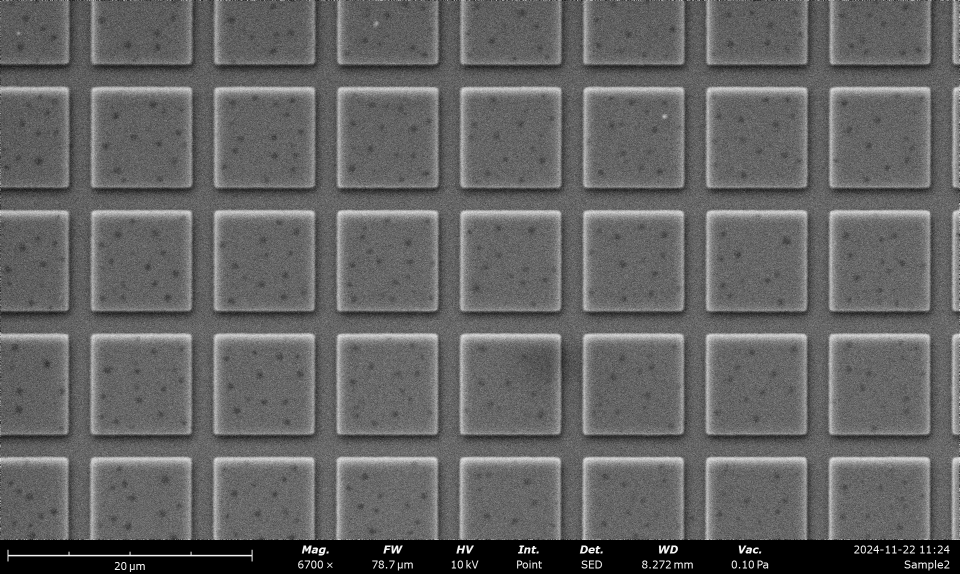
#> input picture a2/data/calibration.tiff, 1920 x 1147 px (shown at 1/2 size)
$ python calibration.py
#> lines starting #> are read from the running program, lines starting #| are printed output that depends on the picture
import numpy as np
from PIL import Image, ImageDraw
import pathlib

def alpha(d_grid, d_sem):
    return d_grid / d_sem

def delta_alpha(d_grid, d_sem, delta_d_grid, delta_d_sem):
    return delta_d_grid / d_sem + d_grid * delta_d_sem / d_sem**2

current_path = pathlib.Path(__file__).parent.resolve()

# manually choose points rectangle edges
dots_x = np.array(
    [
        [183, 430, 676, 922, 1169, 1415, 1663],
        [183, 430, 676, 922, 1168, 1416, 1662],
        [183, 430, 676, 921, 1168, 1414, 1661],
        [182, 429, 676, 922, 1168, 1414, 1661],
    ]
)
dots_y = np.array(
    [
        [126, 126, 125, 126, 126, 126, 127],
        [371, 371, 372, 371, 371, 372, 371],
        [619, 619, 619, 619, 619, 619, 619],
        [866, 866, 866, 867, 867, 867, 867],
    ]
)

# save image with dots for plotting
image_path = current_path / ".." / "data" / "calibration.tiff"
image = Image.open(image_path).convert("RGB")
draw = ImageDraw.Draw(image)
for x, y in zip(dots_x.flatten(), dots_y.flatten()):
    draw.circle((x, y), 10, fill="orange", outline=None, width=1)

export_path = current_path / ".." / "plots" / "calibration.pdf"
image.save(export_path)
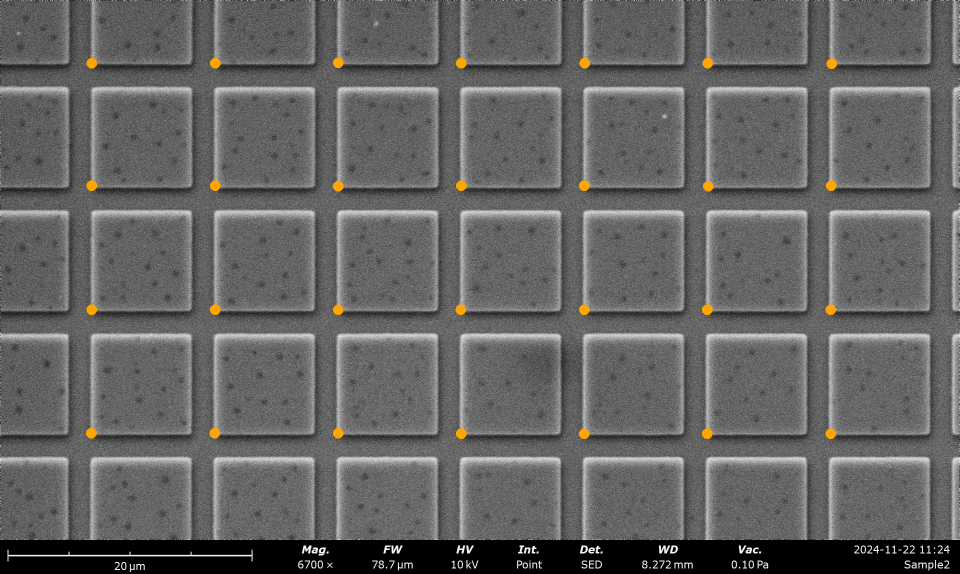
#> saved as calibration.pdf: PIL image 1920x1147 RGB (shown at 1/2 size); mean R, G, B 99.7, 99.3, 98.6

# calculate distances and convert in micrometer
conversion_factor = 20 / 488 # micro meter per pixel
delta_mess = conversion_factor / 2


distances = []

# horizontal distances
for y in range(4):
    for x in range(6):
        distance_squared = (dots_x[y][x + 1] - dots_x[y][x]) ** 2 + (
            dots_y[y][x + 1] - dots_y[y][x]
        ) ** 2
        distance = distance_squared ** (1 / 2)
        distance = distance * conversion_factor
        distances.append(distance)


# vertical distance
for x in range(7):
    for y in range(3):
        distance_squared = (dots_x[y + 1][x] - dots_x[y][x]) ** 2 + (
            dots_y[y + 1][x] - dots_y[y][x]
        ) ** 2
        distance = distance_squared ** (1 / 2)
        distance = distance * conversion_factor
        distances.append(distance)

d_sem, std_sem = np.average(distances), np.std(distances, ddof=1)
delta_stat = 1 / len(distances) * std_sem
delta_d_sem = delta_stat + delta_mess
print(f"The average distance is {d_sem}+-{delta_d_sem} micrometer")

d_grid = 9.87
delta_d_grid = 0.05
print(f"The grid distance is {d_grid}+-{delta_d_grid} micrometer")

alpha_param = alpha(d_grid, d_sem)
delta_alpha_param = delta_alpha(d_grid, d_sem, delta_d_grid, delta_d_sem)
print(f"The alpha parameter is {alpha_param}+-{delta_alpha_param}")

$ run again, with a2/data/edx_10kV.tiff copied over a2/data/calibration.tiff
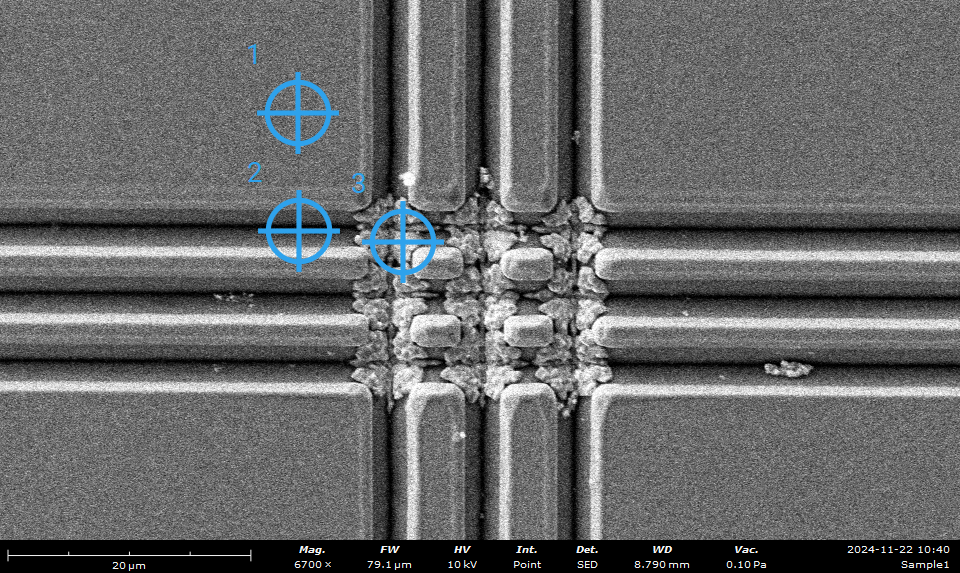
#> input picture a2/data/edx_10kV.tiff, 960 x 573 px
#> `image.save(export_path)`:
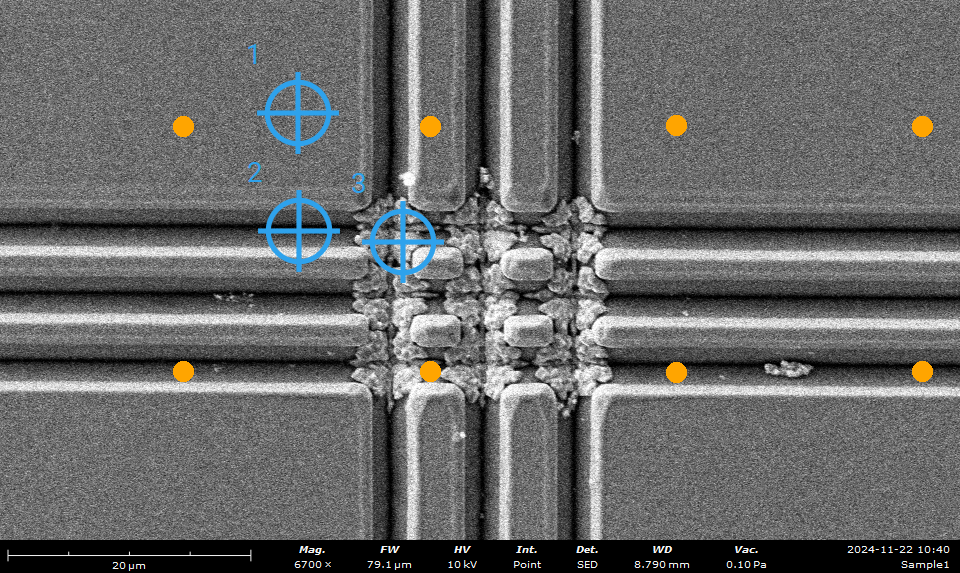
#> saved as calibration.pdf: PIL image 960x573 RGB; mean R, G, B 103.9, 104.6, 104.4
